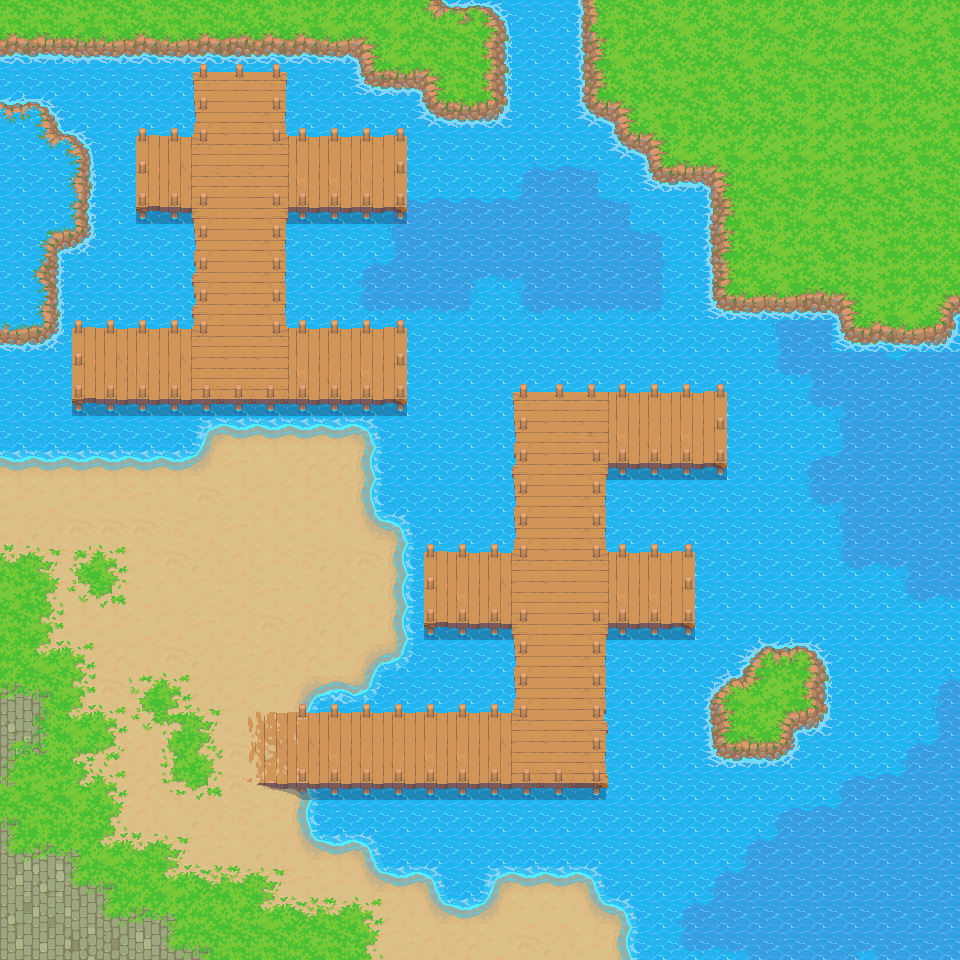

The image is a tile-based game level rendered from a .tmx file. Its description and source (layers, tilesets, objects; grid data summarised) follow:
An orthogonal 30x30 tile map with 32x32 px tiles, 8 tile layers (sea, deep sea, beach, grass to sand, ...), 5 tilesets.

<map version="1.9" tiledversion="1.9.2" orientation="orthogonal" renderorder="right-down" width="30" height="30" tilewidth="32" tileheight="32" infinite="0" nextlayerid="12" nextobjectid="1">
 <tileset firstgid="1" source="Tilesets/Tilesets-GL2SA.tsx" />
 <tileset firstgid="705" source="Tilesets/deep sea.tsx" />
 <tileset firstgid="930" source="Tilesets/beach - with thick foam.tsx" />
 <tileset firstgid="1440" source="Tilesets/platform - grass - coast.tsx" />
 <tileset firstgid="2426" source="Tilesets/platform - grass(transparency) - coast.tsx" />
 <layer id="7" name="sea" width="30" height="30">
  <data>[900 cells, 900 non-empty, 1 distinct tile ids]</data>
 </layer>
 <layer id="6" name="deep sea" width="30" height="30">
  <data>[900 cells, 193 non-empty, 16 distinct tile ids]</data>
 </layer>
 <layer id="8" name="beach" width="30" height="30">
  <data>[900 cells, 213 non-empty, 30 distinct tile ids]</data>
 </layer>
 <layer id="5" name="grass to sand" width="30" height="30">
  <data>[900 cells, 80 non-empty, 24 distinct tile ids]</data>
 </layer>
 <layer id="1" name="dock" width="30" height="30">
  <data>[900 cells, 162 non-empty, 37 distinct tile ids]</data>
 </layer>
 <layer id="10" name="platform" width="30" height="30">
  <data>[900 cells, 159 non-empty, 29 distinct tile ids]</data>
 </layer>
 <layer id="11" name="Tile Layer 8" width="30" height="30">
  <data>[900 cells, 48 non-empty, 38 distinct tile ids]</data>
 </layer>
 <layer id="9" name="Tile Layer 6" width="30" height="30">
  <data>[900 cells, 9 non-empty, 9 distinct tile ids]</data>
 </layer>
</map>
